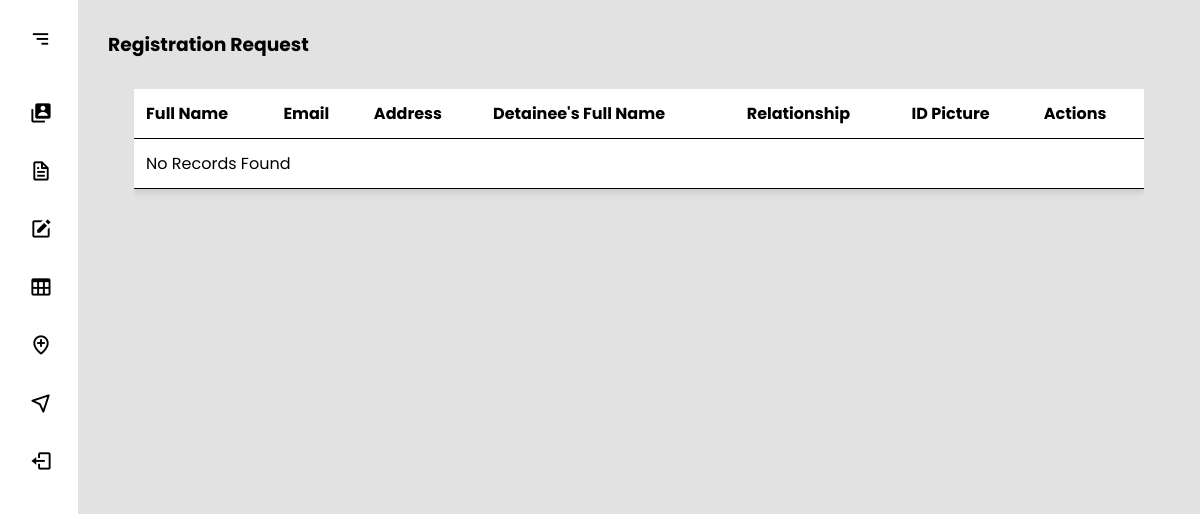
The app's page /AdminSide/dashboard.php, older data.
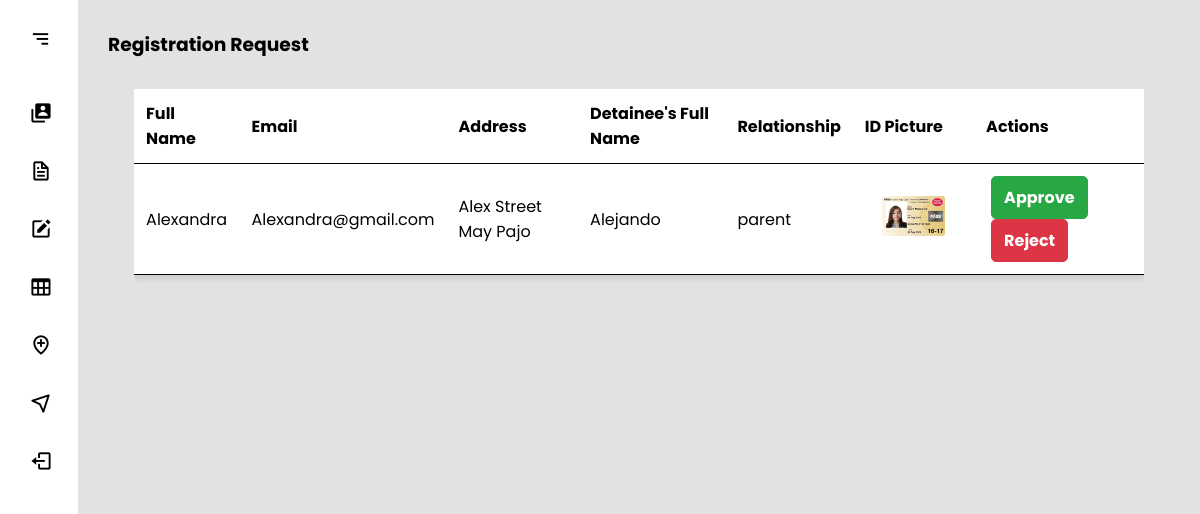
The same page, newer data.
### tables this page shows
CREATE TABLE `registration` (
  `RegistrationID` int(11) NOT NULL,
  `FullName` varchar(255) NOT NULL,
  `Email` varchar(255) NOT NULL,
  `Address` text NOT NULL,
  `DetaineesFullName` varchar(255) NOT NULL,
  `Relationship` varchar(100) NOT NULL,
  `IDPicture` varchar(255) NOT NULL,
  `RegistrationStatus` enum('Pending','Approved','Rejected') NOT NULL DEFAULT 'Pending',
  `Password` varchar(255) NOT NULL
);

### AdminSide/dashboard.php (the view, shortened to what this page needs)
<?php
include '../Backend/config.php';
$query = "SELECT * FROM Registration WHERE RegistrationStatus = 'Pending'";
$result = mysqli_query($connect, $query);
?>
<!DOCTYPE html>
<html lang="en">
<head>
  <link rel="stylesheet" href="../assets/style/sidebar.css" />
  <link rel="stylesheet" href="../assets/style/table.css" />
  <link href="https://unpkg.com/boxicons@2.1.4/css/boxicons.min.css" rel="stylesheet" />
</head>
<body>
  <section class="sidebar">
    <div class="nav-header">
      <i class="bx bx-menu-alt-right btn-menu"></i>
    </div>
    <ul class="nav-links">
      <li>
        <a href="dashboard.php">
          <i class='bx bxs-user-account'></i>
        </a>
      </li>
      <li>
        <a href="Records.php">
          <i class='bx bx-file'></i>
        </a>
      </li>
      <li>
        <a href="VisitationLogs.php">
          <i class='bx bxs-edit'></i>
        </a>
      </li>
      <li>
        <a href="VisitationRequest.php">
          <i class='bx bx-table'></i>
        </a>
      </li>
      <li>
        <a href="MedicalRequest.php">
          <i class='bx bx-location-plus'></i>
        </a>
      </li>
      <li>
        <a href="DetaineeUpdate.php">
          <i class='bx bx-navigation'></i>
        </a>
      </li>
      <li>
        <a href="../Backend/logout.php">
          <i class='bx bx-log-out'></i>
        </a>
      </li>
    </ul>
  </section>
  <section class="home">
    <h3 class="section-title">Registration Request</h3>
    <div class="body">
      <div class="table-container">
        <table class="minimalist-table">
          <thead>
            <tr>
              <th>Full Name</th>
              <th>Email</th>
              <th>Address</th>
              <th>Detainee's Full Name</th>
              <th>Relationship</th>
              <th>ID Picture</th>
              <th>Actions</th>
            </tr>
          </thead>
          <tbody>
            <?php
                if (mysqli_num_rows($result) > 0) {
                    while ($row = mysqli_fetch_assoc($result)) {
                        echo "<tr>";
                        echo "<td>" . $row['FullName'] . "</td>";
                        echo "<td>" . $row['Email'] . "</td>";
                        echo "<td>" . $row['Address'] . "</td>";
                        echo "<td>" . $row['DetaineesFullName'] . "</td>";
                        echo "<td>" . $row['Relationship'] . "</td>";
                        echo "<td>
                                <a href='../Backend/img/" . $row['IDPicture'] . "' target='_blank'>
                                    <img src='../Backend/img/" . $row['IDPicture'] . "' alt='ID Picture' style='width: auto; height: 40px;'>
                                </a>
                              </td>";
                        echo '<td>
                              <a href="#"
                                onclick="if(confirm(\'Are you sure you want to approve?\')) { window.location.href=\'../Backend/registerApproval.php?regID=' . $row['RegistrationID'] . '\'; }"
                                class="approve-btn">Approve</a>
                              <a href="#"
                                onclick="if(confirm(\'Are you sure you want to reject?\')) { window.location.href=\'../Backend/registerRejection.php?regID=' . $row['RegistrationID'] . '\'; }"
                                class="reject-btn">Reject</a>
                            </td>';
                        echo "</tr>";
                    }
                } else {
                    echo "<tr><td colspan='9' class='text-center'>No Records Found</td></tr>";
                }
                ?>
          </tbody>
        </table>
      </div>
    </div>
  </section>
</body>
</html>

Row changes from the older to the newer data that the page shows:
added registration: FullName "Alexandra", Email "Alexandra@gmail.com", Address "Alex Street May Pajo", DetaineesFullName "Alejando", Relationship "parent", IDPicture (picture)
Text that changed along with them:
text no longer shown: "No Records Found"
